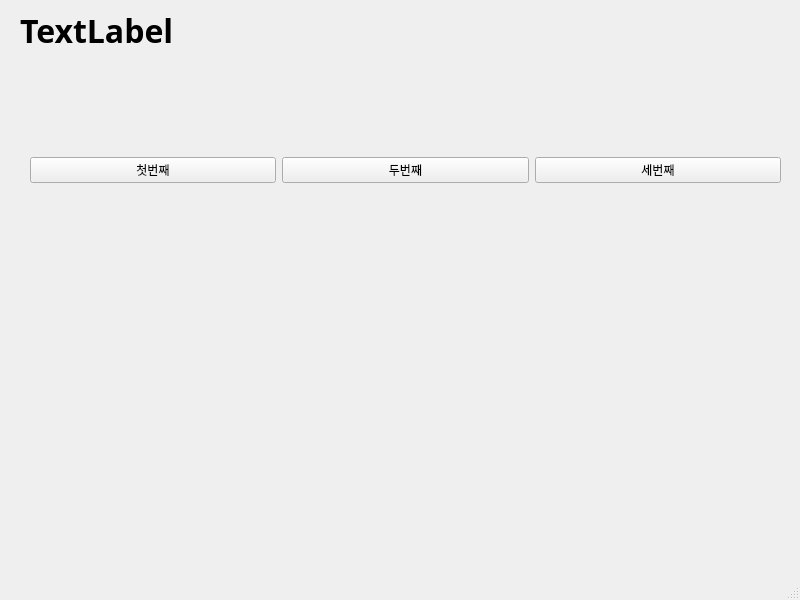
<?xml version="1.0" encoding="UTF-8"?>
<ui version="4.0">
 <class>MainWindow</class>
 <widget class="QMainWindow" name="MainWindow">
  <property name="geometry">
   <rect>
    <x>0</x>
    <y>0</y>
    <width>800</width>
    <height>600</height>
   </rect>
  </property>
  <property name="windowTitle">
   <string>MainWindow</string>
  </property>
  <widget class="QWidget" name="centralwidget">
   <widget class="QWidget" name="horizontalLayoutWidget">
    <property name="geometry">
     <rect>
      <x>30</x>
      <y>130</y>
      <width>751</width>
      <height>81</height>
     </rect>
    </property>
    <layout class="QHBoxLayout" name="horizontalLayout">
     <item>
      <widget class="QPushButton" name="pushButton_3">
       <property name="text">
        <string>첫번째</string>
       </property>
      </widget>
     </item>
     <item>
      <widget class="QPushButton" name="pushButton_2">
       <property name="text">
        <string>두번째</string>
       </property>
      </widget>
     </item>
     <item>
      <widget class="QPushButton" name="pushButton">
       <property name="text">
        <string>세번째</string>
       </property>
      </widget>
     </item>
    </layout>
   </widget>
   <widget class="QLabel" name="label">
    <property name="geometry">
     <rect>
      <x>20</x>
      <y>10</y>
      <width>571</width>
      <height>41</height>
     </rect>
    </property>
    <property name="font">
     <font>
      <family>맑은 고딕</family>
      <pointsize>24</pointsize>
      <weight>75</weight>
      <bold>true</bold>
     </font>
    </property>
    <property name="text">
     <string>TextLabel</string>
    </property>
   </widget>
  </widget>
  <widget class="QMenuBar" name="menubar">
   <property name="geometry">
    <rect>
     <x>0</x>
     <y>0</y>
     <width>800</width>
     <height>26</height>
    </rect>
   </property>
  </widget>
  <widget class="QStatusBar" name="statusbar"/>
 </widget>
 <resources/>
 <connections>
  <connection>
   <sender>pushButton_3</sender>
   <signal>clicked()</signal>
   <receiver>MainWindow</receiver>
   <slot>firstClick()</slot>
   <hints>
    <hint type="sourcelabel">
     <x>156</x>
     <y>202</y>
    </hint>
    <hint type="destinationlabel">
     <x>189</x>
     <y>238</y>
    </hint>
   </hints>
  </connection>
  <connection>
   <sender>pushButton_2</sender>
   <signal>clicked()</signal>
   <receiver>MainWindow</receiver>
   <slot>secondClick()</slot>
   <hints>
    <hint type="sourcelabel">
     <x>409</x>
     <y>203</y>
    </hint>
    <hint type="destinationlabel">
     <x>459</x>
     <y>235</y>
    </hint>
   </hints>
  </connection>
  <connection>
   <sender>pushButton</sender>
   <signal>clicked()</signal>
   <receiver>MainWindow</receiver>
   <slot>thirdClick()</slot>
   <hints>
    <hint type="sourcelabel">
     <x>655</x>
     <y>204</y>
    </hint>
    <hint type="destinationlabel">
     <x>697</x>
     <y>236</y>
    </hint>
   </hints>
  </connection>
 </connections>
 <slots>
  <slot>firstClick()</slot>
  <slot>secondClick()</slot>
  <slot>thirdClick()</slot>
 </slots>
</ui>
